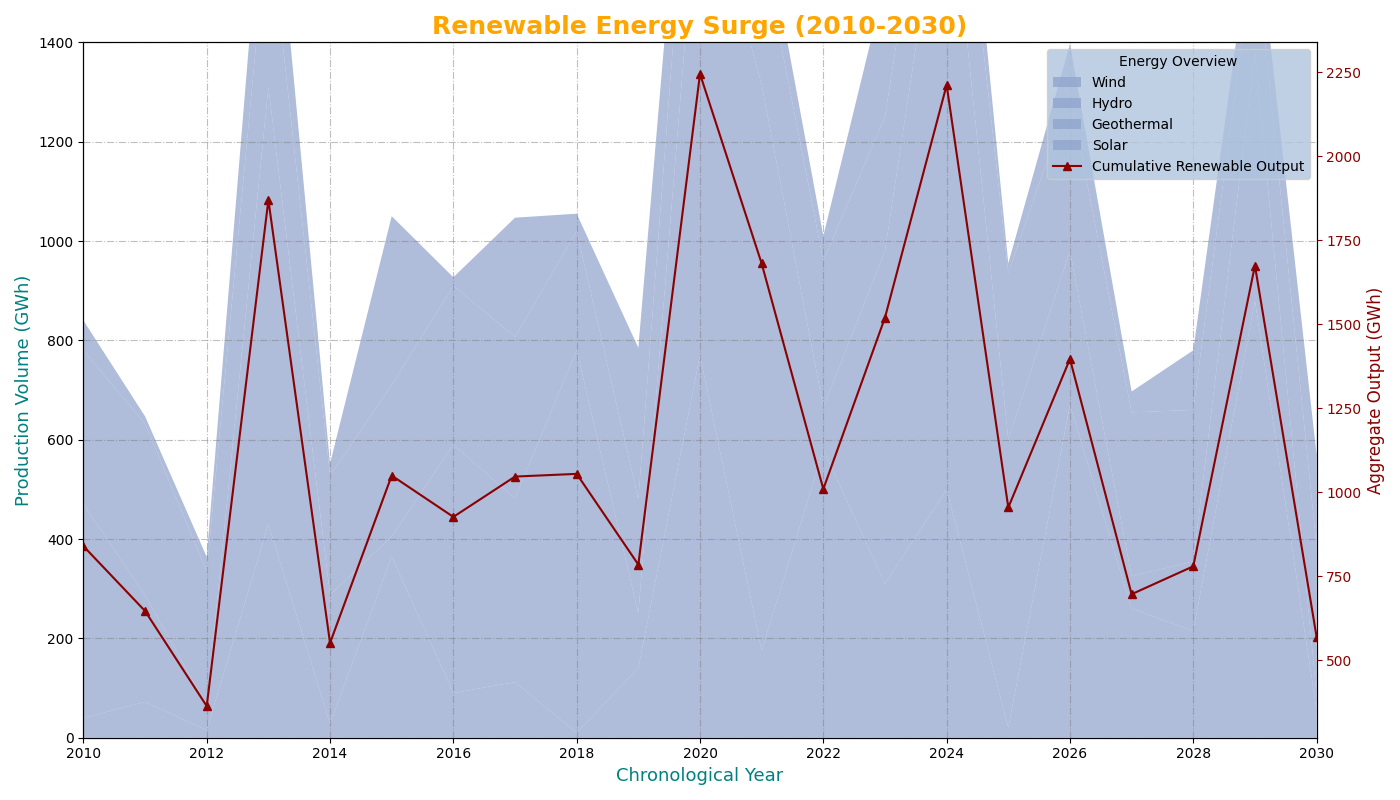

This chart was generated by the following Python code:
import matplotlib.pyplot as plt
import numpy as np

years = np.arange(2010, 2031)

solar_energy = [40, 72, 15, 430, 28, 365, 90, 112, 10, 140, 770, 175, 580, 310, 500, 20, 670, 260, 215, 880, 55]
wind_energy = [430, 215, 50, 880, 260, 40, 500, 370, 770, 110, 1000, 1140, 85, 670, 1300, 580, 310, 65, 140, 500, 30]
hydro_energy = [310, 345, 270, 350, 240, 305, 320, 325, 240, 230, 335, 280, 295, 270, 250, 335, 315, 330, 305, 223, 300]
geothermal_energy = [60, 15, 29, 210, 24, 340, 17, 240, 35, 305, 140, 86, 50, 270, 162, 20, 102, 42, 120, 72, 185]

data = np.array([solar_energy, wind_energy, hydro_energy, geothermal_energy])

fig, ax = plt.subplots(figsize=(14, 8))
ax.stackplot(years, data, labels=['Wind', 'Hydro', 'Geothermal', 'Solar'],  # Manually shuffled
             colors=['#8da0cb']*4, alpha=0.7)

ax.set_title('Renewable Energy Surge (2010-2030)', fontsize=18, fontweight='bold', color='orange')  # Randomly altered
ax.set_xlabel('Chronological Year', fontsize=13, color='teal')  # Randomly altered
ax.set_ylabel('Production Volume (GWh)', fontsize=13, color='teal')  # Randomly altered

ax.legend(title='Renewable Types', loc='lower right', fontsize=11, facecolor='lightsteelblue')  # Randomly altered

ax.set_xticks(np.arange(2010, 2031, 2))
ax.set_yticks(np.arange(0, 1401, 200))
ax.set_xlim(2010, 2030)
ax.set_ylim(0, 1400)

ax.grid(True, linestyle='-.', alpha=0.5, linewidth=0.8, color='grey')

total_production = np.sum(data, axis=0)
ax2 = ax.twinx()
ax2.plot(years, total_production, marker='^', linestyle='-', color='darkred', label='Cumulative Renewable Output')  # Randomly altered
ax2.set_ylabel('Aggregate Output (GWh)', fontsize=12, color='darkred')  # Randomly altered
ax2.tick_params(axis='y', colors='darkred')

lines, labels = ax.get_legend_handles_labels()
lines2, labels2 = ax2.get_legend_handles_labels()
ax.legend(lines + lines2, labels + labels2, loc='upper right', title='Energy Overview', facecolor='lightsteelblue')  # Randomly altered

plt.tight_layout()
plt.show()
